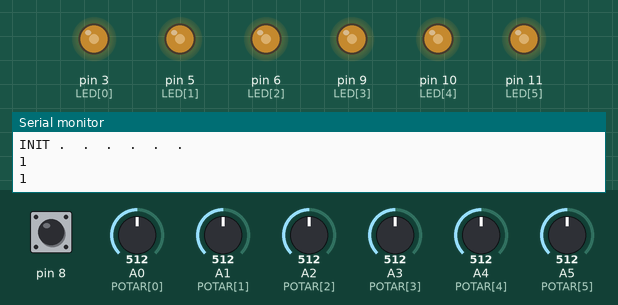
Bench run of a sketch on a simulated Arduino Uno, built with avr-gcc and run on an emulated ATmega328P. Parts: output pins drawn as LEDs (lit = HIGH), the last lines printed to the serial monitor. Dashed ring = blinking. Inputs (shaded band) come from the test bench; at power-on: A0 (POTAR[0]) = 512, A1 (POTAR[1]) = 512, A2 (POTAR[2]) = 512, A3 (POTAR[3]) = 512, A4 (POTAR[4]) = 512, A5 (POTAR[5]) = 512, pin 8 HIGH.

Above: at 1.7 s.
1.8 s: A0 (POTAR[0]) set to 716
At 2.5 s:
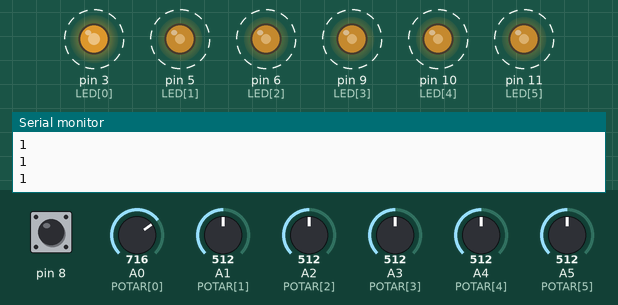
5.5 s: A1 (POTAR[1]) set to 716
9.2 s: A2 (POTAR[2]) set to 716
12.9 s: A3 (POTAR[3]) set to 716
At 13.0 s:
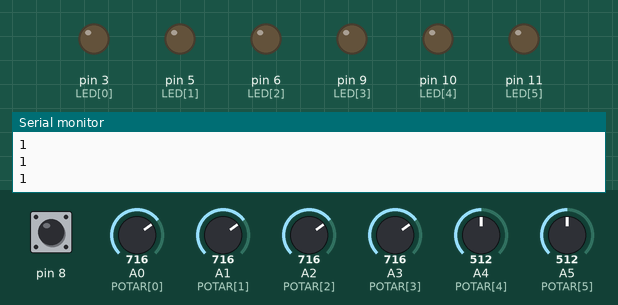
16.6 s: A4 (POTAR[4]) set to 716
At 16.6 s:
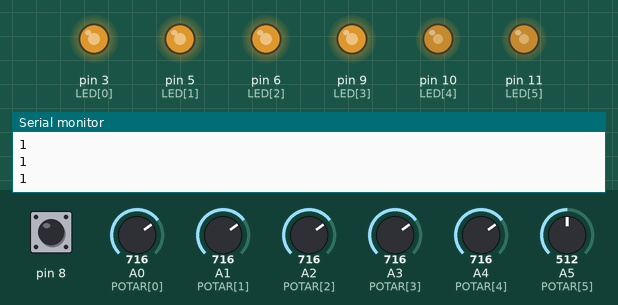
20.3 s: A5 (POTAR[5]) set to 716
Timing chart, 0 to 25.0 s (numbered marks = the images above; inputs shaded):
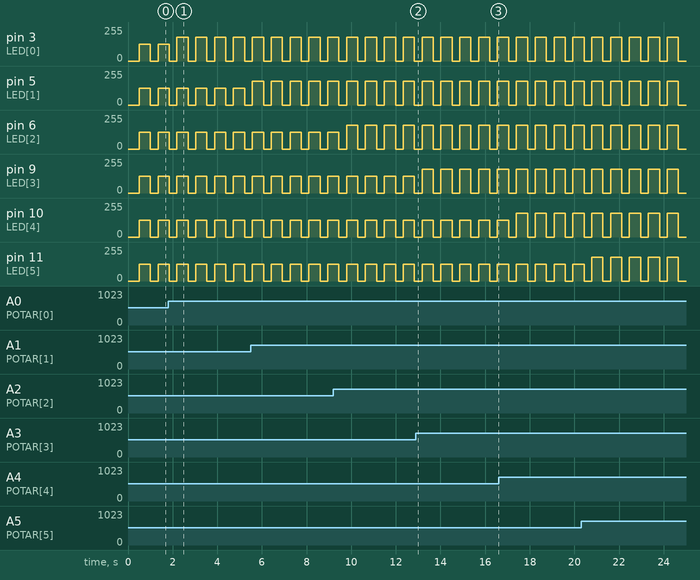

The sketch:

array_potar.ino
```cpp
#define NBLED 6

const int POTAR []={A0, A1, A2, A3, A4, A5}; //Potar pins
const int LED[] = {3, 5, 6, 9, 10, 11};     //Led pins
int val [NBLED];//Value of each leds
int state;

void setup() {
  Serial.begin(9600);
  Serial.print("INIT");
  pinMode(8, INPUT_PULLUP);

  for(int i=0; i<NBLED; i++){
    pinMode(LED[i], OUTPUT);
    Serial.print(" . ");
  }
  Serial.println("");
  delay(500);
  for(int i=0; i<NBLED; i++){
    val[i] = analogRead(POTAR[i]);
    analogWrite(LED[i], map(val[i], 0, 1023, 0, 255));
  }

}

void loop() {
  state = digitalRead(8);
  Serial.println(state);
  if(state){
    Blink();
  }else{
    Static();
  }

  delay(10);
}

void Blink(){
  for(int i=0; i<NBLED; i++){
    val[i] = analogRead(POTAR[i]);
    analogWrite(LED[i], map(val[i], 0, 1023, 0, 255));
  }
  delay(500);
  for(int i=0; i<NBLED; i++){
    val[i] = analogRead(POTAR[i]);
    analogWrite(LED[i], 0);
  }
  delay(333);
}

void Static(){
  for(int i=0; i<NBLED; i++){
    val[i] = analogRead(POTAR[i]);
    analogWrite(LED[i], map(val[i], 0, 1023, 0, 255));
  }
}
```

Measured:
- by itself, pin 3 (LED[0]), pin 5 (LED[1]), pin 6 (LED[2]), pin 9 (LED[3]), pin 10 (LED[4]), pin 11 (LED[5]): alternates 178/255 for 0.50 s and 0/255 for 0.34 s
